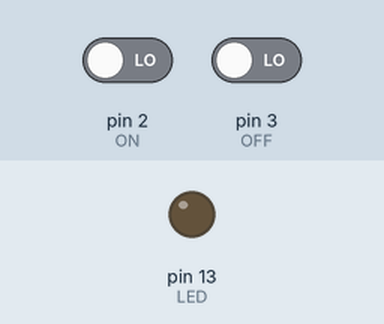
The sketch below on a simulated Arduino Uno, built with avr-gcc and run on an emulated ATmega328P. Shown: output pins drawn as LEDs (lit = HIGH). The inputs (shaded band) are chosen by the test bench; at power-on: pin 3 (OFF) LOW, pin 2 (ON) LOW.

Above: at 1.2 s.
1.3 s: pin 3 (OFF) driven HIGH
At 2.1 s:
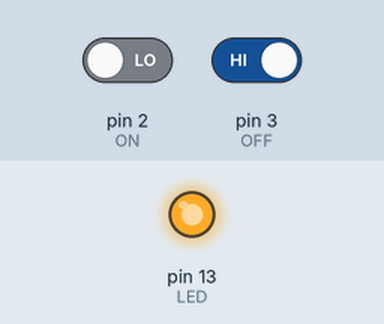
2.8 s: pin 2 (ON) driven HIGH
At 3.2 s:
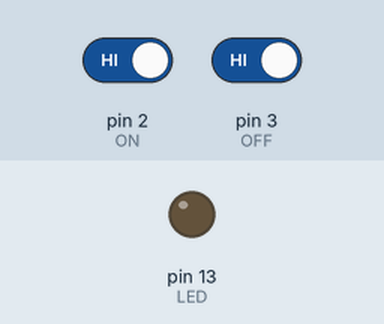
4.3 s: pin 2 (ON) driven LOW
At 5.6 s:
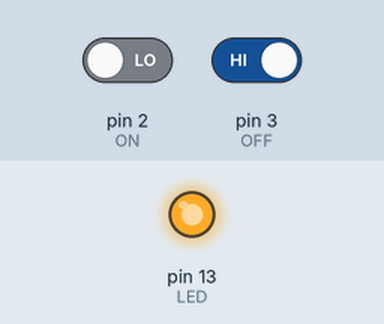
Timing chart, 0 to 7.3 s (numbered marks = the images above; inputs shaded):
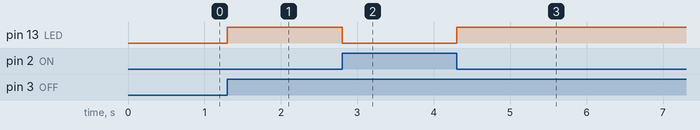

The sketch:

2_push_bottons.ino
```cpp
//Example 3 2 push bottons

const int LED = 13;
const int ON=2;
const int OFF=3;
 void setup ()
 {
  pinMode(LED ,OUTPUT);
  pinMode(ON , INPUT);
  pinMode(OFF , INPUT);

 }
void loop ()
{
  if (digitalRead (ON)==HIGH)
  {
  digitalWrite (LED,LOW);
  }
  else if (digitalRead (OFF)==HIGH)
  {
  digitalWrite (LED,HIGH);
  }
}
```

Measured:
- after the input at 1.3 s, pin 13 (LED): LOW → HIGH at once
- after the input at 2.8 s, pin 13 (LED): HIGH → LOW at once
- after the input at 4.3 s, pin 13 (LED): LOW → HIGH at once
